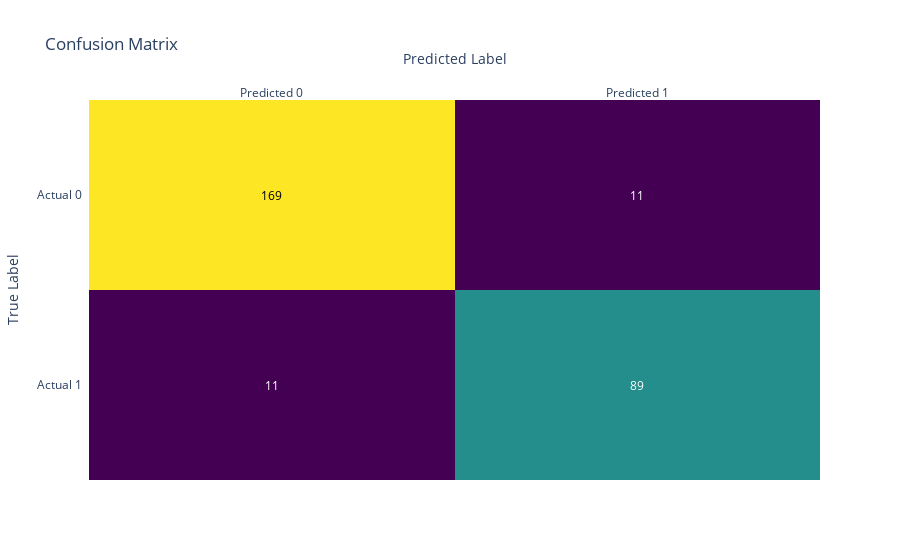

The code cell stored with this chart in its notebook:
### Markdown cell above
### Visualizing the Training set result:

### Code cell
import plotly.figure_factory as ff
from sklearn.metrics import confusion_matrix

# Assuming KNN_New is your trained KNN model
y_pred = KNN_New.predict(xtrain)

# Create a confusion matrix
cm = confusion_matrix(ytrain, y_pred)

# Create a plotly heatmap
z = cm[::-1]  # Reverse the confusion matrix to match the layout
fig = ff.create_annotated_heatmap(z, x=['Predicted 0', 'Predicted 1'], y=['Actual 1', 'Actual 0'],
                                  colorscale='Viridis')

# Update layout for better visualization
fig.update_layout(
    title='Confusion Matrix',
    xaxis=dict(title='Predicted Label'),
    yaxis=dict(title='True Label'),
)

# Show the plot
fig.show()

### Figure 1 — Plotly figure (JSON) as saved in the notebook; plotly's stock layout.template omitted (floating-point values rounded to 4 significant figures)
{"data": [{"colorscale": [[0, "#440154"], [0.1111, "#482878"], [0.2222, "#3e4989"], [0.3333, "#31688e"], [0.4444, "#26828e"], [0.5556, "#1f9e89"], [0.6667, "#35b779"], [0.7778, "#6ece58"], [0.8889, "#b5de2b"], [1, "#fde725"]], "reversescale": false, "showscale": false, "type": "heatmap", "x": ["Predicted 0", "Predicted 1"], "y": ["Actual 1", "Actual 0"], "z": [[11, 89], [169, 11]]}], "layout": {"annotations": [{"font": {"color": "#FFFFFF"}, "showarrow": false, "text": "11", "x": "Predicted 0", "xref": "x", "y": "Actual 1", "yref": "y"}, {"font": {"color": "#FFFFFF"}, "showarrow": false, "text": "89", "x": "Predicted 1", "xref": "x", "y": "Actual 1", "yref": "y"}, {"font": {"color": "#000000"}, "showarrow": false, "text": "169", "x": "Predicted 0", "xref": "x", "y": "Actual 0", "yref": "y"}, {"font": {"color": "#FFFFFF"}, "showarrow": false, "text": "11", "x": "Predicted 1", "xref": "x", "y": "Actual 0", "yref": "y"}], "title": {"text": "Confusion Matrix"}, "xaxis": {"dtick": 1, "gridcolor": "rgb(0, 0, 0)", "side": "top", "ticks": "", "title": {"text": "Predicted Label"}}, "yaxis": {"dtick": 1, "ticks": "", "ticksuffix": "  ", "title": {"text": "True Label"}}}}
